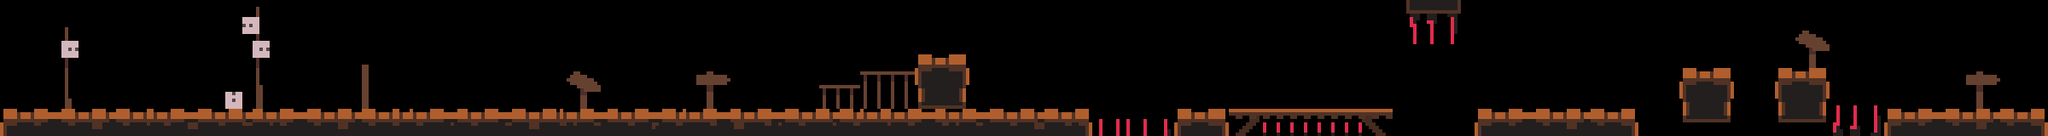

A level layout from a 2D game, rendered from its tile map. Below: a short description, then the map file with tile-grid data replaced by summaries:
An orthogonal 150x10 tile map with 16x16 px tiles, 3 tile layers (Tile Layer 1, props, spikes).

<map version="1.9" tiledversion="1.9.2" orientation="orthogonal" renderorder="right-down" width="150" height="10" tilewidth="16" tileheight="16" infinite="0" nextlayerid="4" nextobjectid="1">
 <tileset firstgid="1" source="tiles.tsx" />
 <layer id="1" name="Tile Layer 1" width="150" height="10">
  <data>[1500 cells, 310 non-empty, 113 distinct tile ids]</data>
 </layer>
 <layer id="2" name="props" width="150" height="10">
  <data>[1500 cells, 123 non-empty, 104 distinct tile ids]</data>
 </layer>
 <layer id="3" name="spikes" width="150" height="10">
  <data>[1500 cells, 0 non-empty, 0 distinct tile ids]</data>
 </layer>
</map>
